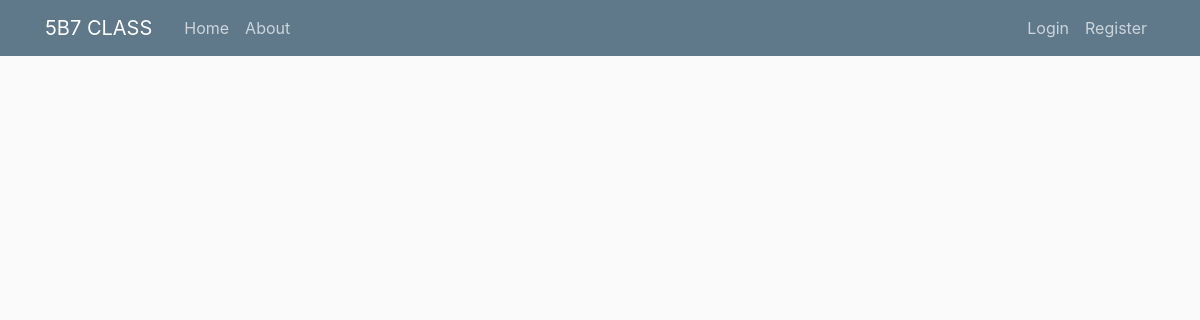
The app's page /, older data.
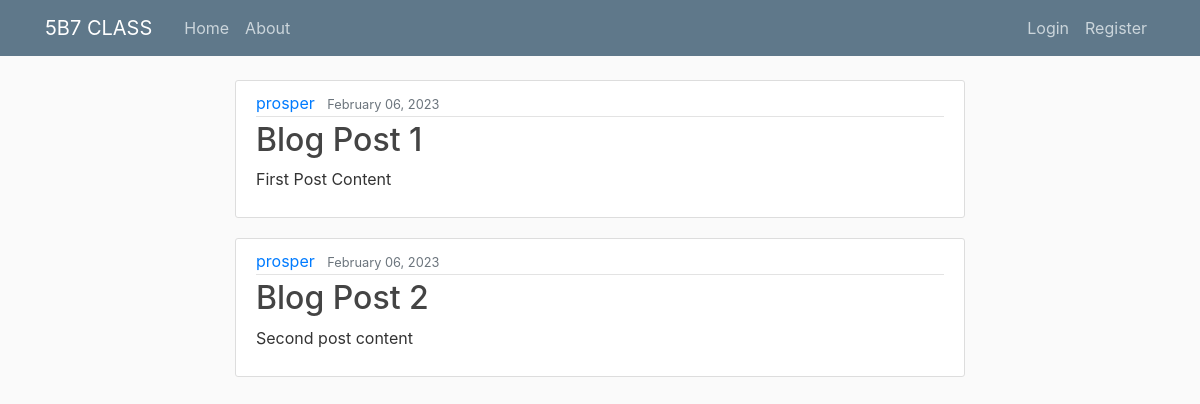
The same page, newer data.
### post/models.py (models this page shows, shortened)
class Post(models.Model):
    title = models.CharField(max_length=100)
    slug = models.SlugField()
    content = models.TextField()
    author = models.ForeignKey(User, on_delete=models.CASCADE)
    date_added = models.DateTimeField(auto_now_add=True)
    date_updated = models.DateTimeField(auto_now=True)

### post/views.py (the view)
# urls.py: 2. Add a URL to urlpatterns:  path('', views.home, name='home')
def home(request):
    posts = Post.objects.all()
    return render(request, "post/home.html", {"posts": posts})

### post/templates/post/home.html
{% extends "post/base.html" %}
{% block content %}
    {% for post in posts %}
        <article class="media content-section">
          <div class="media-body">
            <div class="article-metadata">
              <a class="mr-2" href="#">{{ post.author }}</a>
              <small class="text-muted">{{ post.date_added|date:"F d, Y" }}</small>
            </div>
            <h2><a class="article-title" href="">{{ post.title }}</a></h2>
            <p class="article-content">{{ post.content }}</p>
          </div>
        </article>
    {% endfor %}
{% endblock content %}

### post/templates/post/base.html (shortened to what this page needs)
{% load static %}
<!DOCTYPE html>
<html>
<head>
    <link rel="stylesheet" href="https://maxcdn.bootstrapcdn.com/bootstrap/4.0.0/css/bootstrap.min.css">
    <link rel="stylesheet" type="text/css" href="{% static 'post/main.css' %}">
</head>
<body>
    <header class="site-header">
      <nav class="navbar navbar-expand-md navbar-dark bg-steel fixed-top">
        <div class="container">
          <a class="navbar-brand mr-4" href="">5B7 CLASS</a>
          <div class="collapse navbar-collapse" id="navbarToggle">
            <div class="navbar-nav mr-auto">
              <a class="nav-item nav-link" href="">Home</a>
              <a class="nav-item nav-link" href="">About</a>
            </div>
            <div class="navbar-nav">
              {% if user.is_authenticated %}
                <a class="nav-item nav-link" href="">New Post</a>
                <a class="nav-item nav-link" href="">Profile</a>
                <a class="nav-item nav-link" href="">Logout</a>
              {% else %}
                <a class="nav-item nav-link" href="">Login</a>
                <a class="nav-item nav-link" href="">Register</a>
              {% endif %}
            </div>
          </div>
        </div>
      </nav>
    </header>
    <main role="main" class="container">
      <div class="row">
        <div class="col-md-8 offset-2">
          {% block content %}{% endblock %}
        </div>
      </div>
    </main>
</body>
</html>

### post/static/post/main.css (style rules this page uses)
body { background: #fafafa; color: #333333; margin-top: 5rem; }
h1, h2, h3, h4, h5, h6 { color: #444444; }
.bg-steel { background-color: #5f788a; }
.site-header .navbar-nav .nav-link { color: #cbd5db; }
.content-section { background: #ffffff; padding: 10px 20px; border: 1px solid #dddddd; border-radius: 3px; margin-bottom: 20px; }
.article-title { color: #444444; }
.article-content { white-space: pre-line; }
.article-metadata { padding-bottom: 1px; margin-bottom: 4px; border-bottom: 1px solid #e3e3e3 }

Row changes from the older to the newer data that the page shows:
added Post: author "prosper", date_added "February 06, 2023", title "Blog Post 1", content "First Post Content"
added Post: author "prosper", date_added "February 06, 2023", title "Blog Post 2", content "Second post content"
